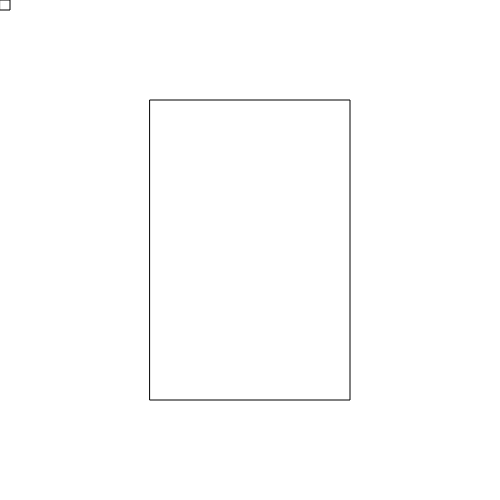
Frame 1 (no input)
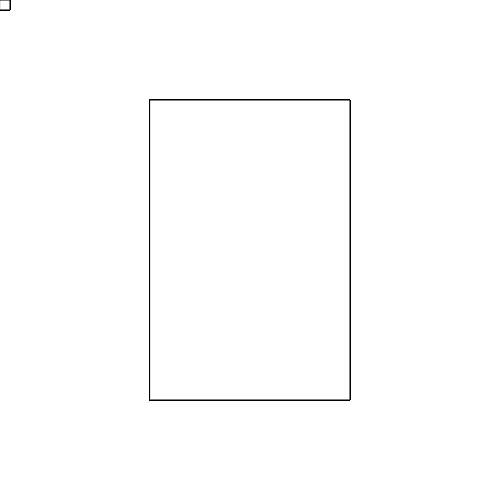
Frame 60 (no input)
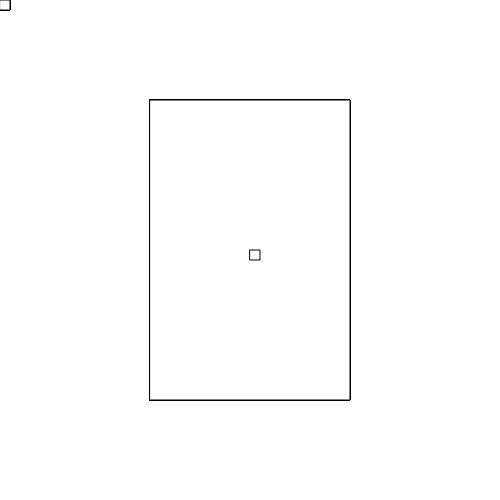
Frame 120 (the mouse pressed at the canvas centre since frame 60)

The p5.js sketch that drew these frames (run headless with seeded random() and noise() and a simulated clock; from frame 60 on, the mouse is pressed at the canvas centre):

// p5.js sketch
// ── sketch.js
function setup() {
  // put setup code here
  createCanvas(500, 500);
}

function draw() {
  // put drawing code here
rect(150,100,200,300)

  rect(mouseX, mouseY, 10, 10) ;
}
